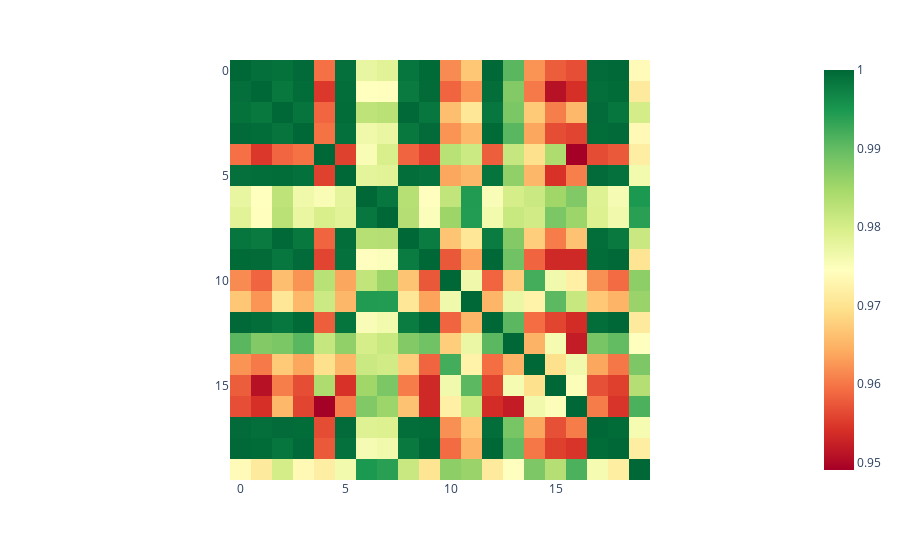

Write notebook code for a chart like this one.
### Code cell
print(similarities.shape)
print(f'Min value: {similarities.min()}')
print(f'Max value: {similarities.max()}')

fig = px.imshow(similarities, color_continuous_scale='RdYlGn')
fig.show()

### Figure 1 — Plotly figure (JSON) as saved in the notebook; plotly's stock layout.template omitted (floating-point values rounded to 4 significant figures; data arrays with more than 128 entries replaced by an {"elided": "..."} marker saying what was removed)
{"data": [{"coloraxis": "coloraxis", "hovertemplate": "x: %{x}<br>y: %{y}<br>color: %{z}<extra></extra>", "name": "0", "type": "heatmap", "xaxis": "x", "yaxis": "y", "z": {"elided": "20x20 float values"}}], "layout": {"coloraxis": {"colorscale": [[0, "rgb(165,0,38)"], [0.1, "rgb(215,48,39)"], [0.2, "rgb(244,109,67)"], [0.3, "rgb(253,174,97)"], [0.4, "rgb(254,224,139)"], [0.5, "rgb(255,255,191)"], [0.6, "rgb(217,239,139)"], [0.7, "rgb(166,217,106)"], [0.8, "rgb(102,189,99)"], [0.9, "rgb(26,152,80)"], [1, "rgb(0,104,55)"]]}, "margin": {"t": 60}, "xaxis": {"anchor": "y", "constrain": "domain", "domain": [0, 1], "scaleanchor": "y"}, "yaxis": {"anchor": "x", "autorange": "reversed", "constrain": "domain", "domain": [0, 1]}}}
